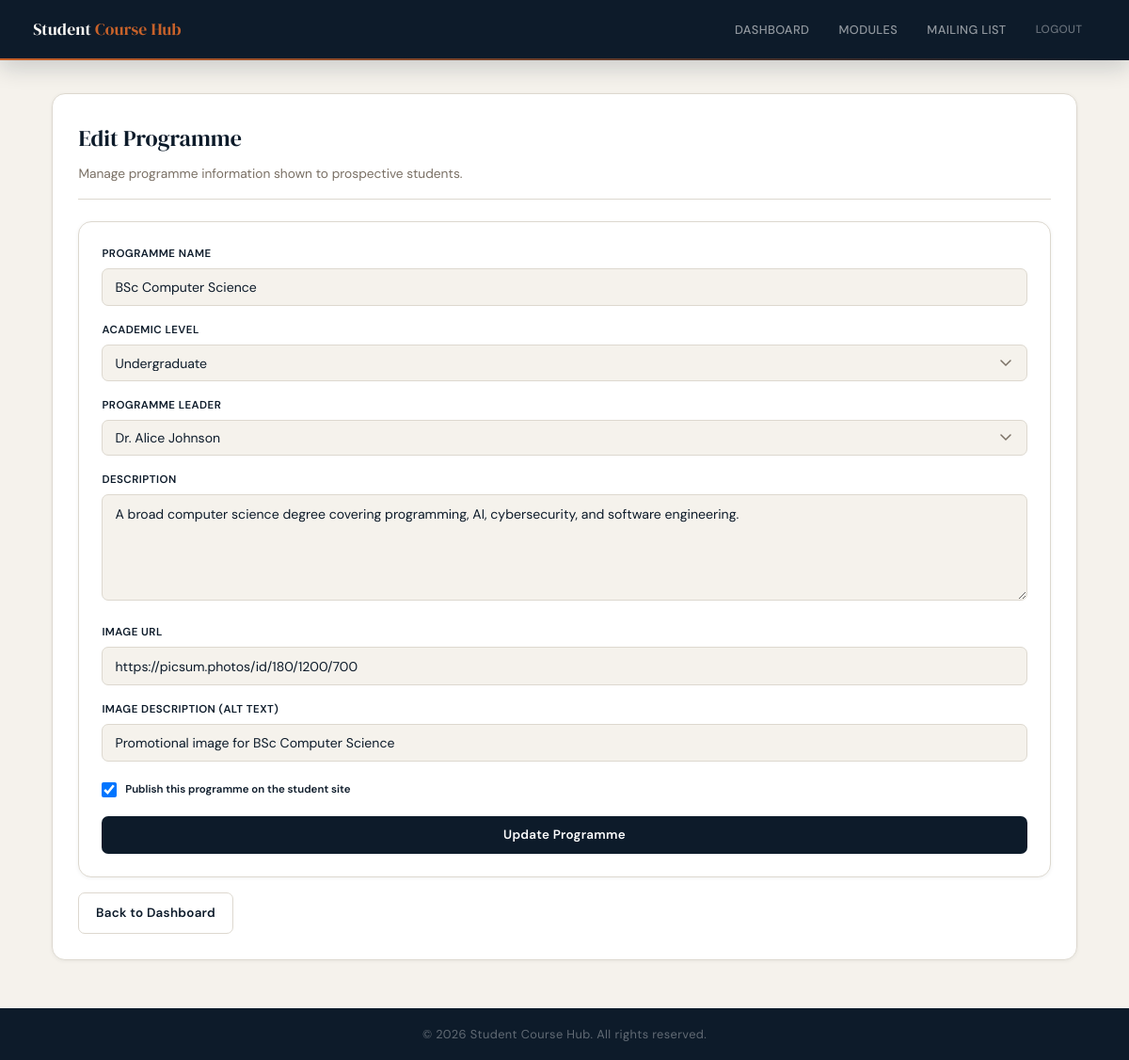
/public/admin-edit-programme?id=1 (signed in), run on the app's committed database.
### tables this page shows
CREATE TABLE `programmes` (
  `ProgrammeID` int(11) NOT NULL,
  `ProgrammeName` text NOT NULL,
  `LevelID` int(11) DEFAULT NULL,
  `ProgrammeLeaderID` int(11) DEFAULT NULL,
  `Description` text DEFAULT NULL,
  `Image` text DEFAULT NULL,
  `IsPublished` tinyint(1) NOT NULL DEFAULT 1,
  `ImageAlt` varchar(255) DEFAULT NULL
);

CREATE TABLE `levels` (
  `LevelID` int(11) NOT NULL,
  `LevelName` text NOT NULL
);

CREATE TABLE `staff` (
  `StaffID` int(11) NOT NULL,
  `Name` text NOT NULL,
  `JobTitle` varchar(150) DEFAULT NULL,
  `Department` varchar(150) DEFAULT NULL,
  `Bio` text DEFAULT NULL,
  `PhotoUrl` varchar(500) DEFAULT NULL
);

### app/Controllers/AdminController.php (called while the page is built, shortened)
<?php
class AdminController
{
    private Programme $programmeModel;
    public function __construct()
    {
        $this->programmeModel = new Programme();
    }
    public function viewEditForm(): void
    {
        $programmeId = (int) ($_GET['id'] ?? 0);
        $programme = $this->programmeModel->getById($programmeId);
        $levels = $this->programmeModel->getLevels();
        $staffMembers = $this->programmeModel->getStaff();
        $isEdit = true;
        require __DIR__ . '/../Views/admin/programme-form.php';
    }
}

### public/index.php (called while the page is built, shortened)
<?php
require_once __DIR__ . '/../app/Core/bootstrap.php';
$router = new Router();
$router->get('/', 'StudentController@home');
$router->get('/programmes', 'StudentController@programmes');
$router->get('/programme', 'StudentController@programmeDetail');
$router->get('/staff', 'StaffController@index');
$router->get('/interest', 'StudentController@showInterestForm');
$router->post('/interest', 'StudentController@submitInterest');
$router->get('/my-interests', 'StudentController@manageInterests');
$router->post('/withdraw-interest', 'StudentController@withdrawInterest');
$router->get('/admin-login', 'AuthController@showLoginForm');
$router->post('/admin-login', 'AuthController@login');
$router->get('/logout', 'AuthController@logout');
$router->get('/admin-dashboard', 'AdminController@dashboard');
$router->get('/admin-add-programme', 'AdminController@viewAddForm');
$router->post('/admin-add-programme', 'AdminController@addProgramme');
$router->get('/admin-edit-programme', 'AdminController@viewEditForm');
$router->post('/admin-edit-programme', 'AdminController@editProgramme');
$router->post('/admin-delete-programme', 'AdminController@deleteProgramme');
$router->post('/admin-toggle-programme-publish', 'AdminController@toggleProgrammePublish');
$router->get('/admin-modules', 'AdminController@modules');
$router->post('/admin-add-module', 'AdminController@addModule');
$router->post('/admin-edit-module', 'AdminController@editModule');
$router->post('/admin-delete-module', 'AdminController@deleteModule');
$router->get('/admin-mailing-list', 'AdminController@mailingList');
$router->get('/admin-mailing-list-export', 'AdminController@exportMailingList');
$router->post('/admin-delete-interest', 'AdminController@deleteInterest');
$router->post('/admin-remove-duplicate-interests', 'AdminController@removeDuplicateInterests');
$router->post('/admin-remove-invalid-interests', 'AdminController@removeInvalidInterests');
$router->dispatch();

### app/Core/bootstrap.php (called while the page is built, shortened)
<?php
spl_autoload_register(function ($class) {
    $prefix = 'App\\';
    $base_dir = __DIR__ . '/../../app/';
    $len = strlen($prefix);
    $relative_class = substr($class, $len);
    $file = $base_dir . str_replace('\\', '/', $relative_class) . '.php';
});
$config = require __DIR__ . '/../../config/config.php';

### config/config.php (called while the page is built)
<?php
return [
    'db' => [
        'host' => 'localhost',
        'name' => 'student_course_hub',
        'user' => 'root',
        'pass' => '',
        'charset' => 'utf8mb4',
    ],
    'app' => [
        'base_url' => 'http://localhost/WebApplication/public',
        'env' => 'development',
    ],
];

### app/Core/Database.php (called while the page is built, shortened)
<?php
class Database
{
    private static ?Database $instance = null;
    private PDO $connection;
    private function __construct()
    {
        $config = require __DIR__ . '/../../config/config.php';
        $dbConfig = $config['db'];
        try {
            $dsn = "mysql:host={$dbConfig['host']};dbname={$dbConfig['name']};charset={$dbConfig['charset']}";
            $this->connection = new PDO(
                $dsn,
                $dbConfig['user'],
                $dbConfig['pass'],
                [
                    PDO::ATTR_ERRMODE => PDO::ERRMODE_EXCEPTION,
                    PDO::ATTR_DEFAULT_FETCH_MODE => PDO::FETCH_ASSOC,
                    PDO::ATTR_EMULATE_PREPARES => false,
                ]
            );
        } catch (PDOException $e) {
            die('Database connection failed: ' . $e->getMessage());
        }
    }
    public static function getInstance(): Database
    {
        if (self::$instance === null) {
            self::$instance = new self();
        }
        return self::$instance;
    }
    public function getConnection(): PDO
    {
        return $this->connection;
    }
}

### app/Models/Programme.php (called while the page is built, shortened)
<?php
class Programme
{
    private PDO $db;
    private ?bool $hasStaffProfileColumns = null;
    public function __construct()
    {
        $this->db = Database::getInstance()->getConnection();
    }
    public function getById(int $programmeId): ?array
    {
        $selectPublished = $this->supportsPublishing()
            ? 'p.IsPublished'
            : '1 AS IsPublished';
        $programmeLeaderProfile = $this->getStaffProfileSelect('s', 'ProgrammeLeader');
        $sql = "
            SELECT
                p.ProgrammeID,
                p.ProgrammeName,
                p.Description,
                p.Image,
                " . ($this->supportsProgrammeImageAlt() ? 'p.ImageAlt' : 'NULL AS ImageAlt') . ",
                p.LevelID,
                p.ProgrammeLeaderID,
                {$selectPublished},
                l.LevelName,
                s.Name AS ProgrammeLeaderName,
                {$programmeLeaderProfile}
            FROM programmes p
            LEFT JOIN levels l ON l.LevelID = p.LevelID
            LEFT JOIN staff s ON s.StaffID = p.ProgrammeLeaderID
            WHERE p.ProgrammeID = ?
            LIMIT 1
        ";
        $stmt = $this->db->prepare($sql);
        $stmt->execute([$programmeId]);
        $programme = $stmt->fetch();
        $programme['modulesByYear'] = $this->getModulesByYear($programmeId);
        return $programme;
    }
    public function getModulesByYear(int $programmeId): array
    {
        $hasStaffProfiles = $this->supportsStaffProfiles();
        $moduleLeaderProfile = $this->getStaffProfileSelect('s', 'ModuleLeader');
        $moduleGroupByStaff = $hasStaffProfiles ? ', s.JobTitle, s.Department, s.Bio, s.PhotoUrl' : '';
        $moduleImageAlt = $this->supportsModuleImageAlt()
            ? 'm.ImageAlt'
            : 'NULL AS ImageAlt';
        $sql = "
            SELECT
                pm.Year,
                m.ModuleID,
                m.ModuleName,
                m.Description,
                m.Image,
                {$moduleImageAlt},
                s.Name AS ModuleLeaderName,
                {$moduleLeaderProfile},
                COUNT(DISTINCT pm_other.ProgrammeID) AS SharedProgrammeCount,
                GROUP_CONCAT(DISTINCT p_other.ProgrammeName ORDER BY p_other.ProgrammeName SEPARATOR ', ') AS SharedProgrammeNames
            FROM programmemodules pm
            INNER JOIN modules m ON m.ModuleID = pm.ModuleID
            LEFT JOIN staff s ON s.StaffID = m.ModuleLeaderID
            LEFT JOIN programmemodules pm_other ON pm_other.ModuleID = m.ModuleID AND pm_other.ProgrammeID <> pm.ProgrammeID
            LEFT JOIN programmes p_other ON p_other.ProgrammeID = pm_other.ProgrammeID
            WHERE pm.ProgrammeID = ?
            GROUP BY pm.ProgrammeModuleID, pm.Year, m.ModuleID, m.ModuleName, m.Description, m.Image, s.Name{$moduleGroupByStaff}
            ORDER BY pm.Year ASC, m.ModuleName ASC
        ";
        $stmt = $this->db->prepare($sql);
        $stmt->execute([$programmeId]);
        $rows = $stmt->fetchAll();
        $byYear = [];
        foreach ($rows as $row) {
            $year = (int) ($row['Year'] ?? 0);
            if (!isset($byYear[$year])) {
                $byYear[$year] = [];
            }
            $byYear[$year][] = $row;
        }
        return $byYear;
    }
    public function getLevels(): array
    {
        return $this->db->query('SELECT LevelID, LevelName FROM levels ORDER BY LevelID ASC')->fetchAll();
    }
    public function getStaff(): array
    {
        return $this->db->query('SELECT StaffID, Name FROM staff ORDER BY Name ASC')->fetchAll();
    }
    public function supportsPublishing(): bool
    {
        $stmt = $this->db->query("SHOW COLUMNS FROM programmes LIKE 'IsPublished'");
        $this->hasPublishedColumn = (bool) $stmt->fetch();
        return $this->hasPublishedColumn;
    }
    private function getStaffProfileSelect(string $staffAlias, string $fieldPrefix): string
    {
        if ($this->supportsStaffProfiles()) {
            return "
                {$staffAlias}.JobTitle AS {$fieldPrefix}JobTitle,
                {$staffAlias}.Department AS {$fieldPrefix}Department,
                {$staffAlias}.Bio AS {$fieldPrefix}Bio,
                {$staffAlias}.PhotoUrl AS {$fieldPrefix}PhotoUrl
            ";
        }
        return "
            NULL AS {$fieldPrefix}JobTitle,
            NULL AS {$fieldPrefix}Department,
            NULL AS {$fieldPrefix}Bio,
            NULL AS {$fieldPrefix}PhotoUrl
        ";
    }
    private function supportsStaffProfiles(): bool
    {
        if ($this->hasStaffProfileColumns !== null) {
            return $this->hasStaffProfileColumns;
        }
        $columns = $this->db->query('SHOW COLUMNS FROM staff')->fetchAll(PDO::FETCH_COLUMN, 0);
        $lookup = array_flip($columns);
        $this->hasStaffProfileColumns = isset($lookup['JobTitle'], $lookup['Department'], $lookup['Bio'], $lookup['PhotoUrl']);
        return $this->hasStaffProfileColumns;
    }
    private function supportsProgrammeImageAlt(): bool
    {
        $stmt = $this->db->query("SHOW COLUMNS FROM programmes LIKE 'ImageAlt'");
        $this->hasProgrammeImageAltColumn = (bool) $stmt->fetch();
        return $this->hasProgrammeImageAltColumn;
    }
    private function supportsModuleImageAlt(): bool
    {
        $stmt = $this->db->query("SHOW COLUMNS FROM modules LIKE 'ImageAlt'");
        $this->hasModuleImageAltColumn = (bool) $stmt->fetch();
        return $this->hasModuleImageAltColumn;
    }
}

### app/Views/admin/programme-form.php (the view, shortened to what this page needs)
<?php
$title = $isEdit ? 'Edit Programme' : 'Add Programme';
$action = $isEdit ? '/WebApplication/public/admin-edit-programme' : '/WebApplication/public/admin-add-programme';
?>
<!DOCTYPE html>
<html lang="en">
<head>
    <link rel="stylesheet" href="/WebApplication/public/css/style.css" />
</head>
<body>
    <header>
        <h1>Student <span>Course Hub</span></h1>
        <nav>
            <a href="/WebApplication/public/admin-dashboard">Dashboard</a>
            <a href="/WebApplication/public/admin-modules">Modules</a>
            <a href="/WebApplication/public/admin-mailing-list">Mailing List</a>
            <a class="nav-logout" href="/WebApplication/public/logout">Logout</a>
        </nav>
    </header>
    <main id="main-content">
        <section class="content">
            <div class="content-header">
                <h2><?php echo htmlspecialchars($title); ?></h2>
                <p>Manage programme information shown to prospective students.</p>
            </div>
            <form method="post" action="<?php echo htmlspecialchars($action); ?>">
                <label for="programme_name">Programme Name</label>
                <input id="programme_name" name="programme_name" type="text" required value="<?php echo htmlspecialchars($programme['ProgrammeName'] ?? ''); ?>" />
                <label for="level_id">Academic Level</label>
                <select id="level_id" name="level_id">
                    <?php foreach ($levels as $level): ?>
                        <option value="<?php echo (int) $level['LevelID']; ?>" <?php echo ((string) ($programme['LevelID'] ?? '') === (string) $level['LevelID']) ? 'selected' : ''; ?>>
                            <?php echo htmlspecialchars($level['LevelName']); ?>
                        </option>
                    <?php endforeach; ?>
                </select>
                <label for="programme_leader_id">Programme Leader</label>
                <select id="programme_leader_id" name="programme_leader_id">
                    <?php foreach ($staffMembers as $staff): ?>
                        <option value="<?php echo (int) $staff['StaffID']; ?>" <?php echo ((string) ($programme['ProgrammeLeaderID'] ?? '') === (string) $staff['StaffID']) ? 'selected' : ''; ?>>
                            <?php echo htmlspecialchars($staff['Name']); ?>
                        </option>
                    <?php endforeach; ?>
                </select>
                <label for="description">Description</label>
                <textarea id="description" name="description" rows="5"><?php echo htmlspecialchars($programme['Description'] ?? ''); ?></textarea>
                <label for="image">Image URL</label>
                <input id="image" name="image" type="text" value="<?php echo htmlspecialchars($programme['Image'] ?? ''); ?>" />
                <label for="image_alt">Image Description (Alt Text)</label>
                <input id="image_alt" name="image_alt" type="text" value="<?php echo htmlspecialchars($programme['ImageAlt'] ?? ''); ?>" />
                <div class="checkbox-row">
                    <input id="is_published" name="is_published" type="checkbox" value="1" <?php echo ((int) ($programme['IsPublished'] ?? 1) === 1) ? 'checked' : ''; ?> />
                    <label for="is_published">Publish this programme on the student site</label>
                </div>
                <button type="submit" class="btn-submit"><?php echo $isEdit ? 'Update Programme' : 'Create Programme'; ?></button>
            </form>
            <p style="margin-top: 1rem;">
                <a class="btn btn-ghost" href="/WebApplication/public/admin-dashboard">Back to Dashboard</a>
            </p>
        </section>
    </main>
    <footer>
        <p>&copy; 2026 Student Course Hub. All rights reserved.</p>
    </footer>
</body>
</html>

### data on the page
programmes: programme_name "BSc Computer Science", level_id "Undergraduate", programme_leader_id "Dr. Alice Johnson", description "A broad computer science degree covering programming, AI, cybersecurity, and software engineering.", image "https://picsum.photos/id/180/1200/700", image_alt "Promotional image for BSc Computer Science", IsPublished "☑"

### other printed values
$title "Edit Programme"
